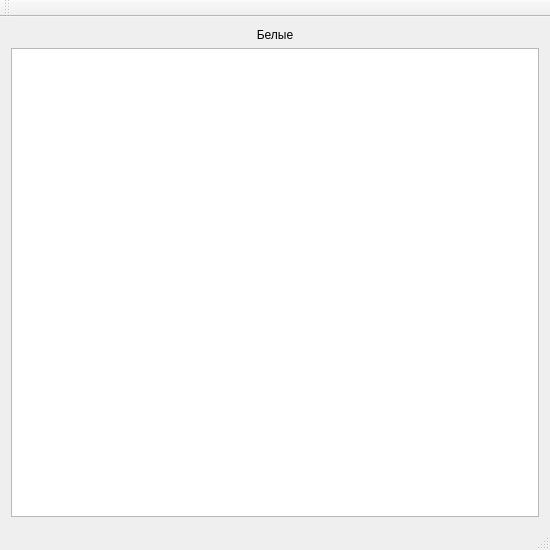
<?xml version="1.0" encoding="UTF-8"?>
<ui version="4.0">
 <class>MainWindow</class>
 <widget class="QMainWindow" name="MainWindow">
  <property name="geometry">
   <rect>
    <x>0</x>
    <y>0</y>
    <width>550</width>
    <height>550</height>
   </rect>
  </property>
  <property name="windowTitle">
   <string>Checkers</string>
  </property>
  <widget class="QWidget" name="centralWidget">
   <layout class="QGridLayout" name="gridLayout">
    <item row="2" column="0">
     <widget class="QGraphicsView" name="graphicsView"/>
    </item>
    <item row="1" column="0">
     <widget class="QLabel" name="label">
      <property name="text">
       <string>Белые</string>
      </property>
      <property name="alignment">
       <set>Qt::AlignCenter</set>
      </property>
     </widget>
    </item>
   </layout>
  </widget>
  <widget class="QMenuBar" name="menuBar">
   <property name="geometry">
    <rect>
     <x>0</x>
     <y>0</y>
     <width>550</width>
     <height>21</height>
    </rect>
   </property>
  </widget>
  <widget class="QToolBar" name="mainToolBar">
   <attribute name="toolBarArea">
    <enum>TopToolBarArea</enum>
   </attribute>
   <attribute name="toolBarBreak">
    <bool>false</bool>
   </attribute>
  </widget>
  <widget class="QStatusBar" name="statusBar"/>
 </widget>
 <layoutdefault spacing="6" margin="11"/>
 <resources/>
 <connections/>
</ui>
